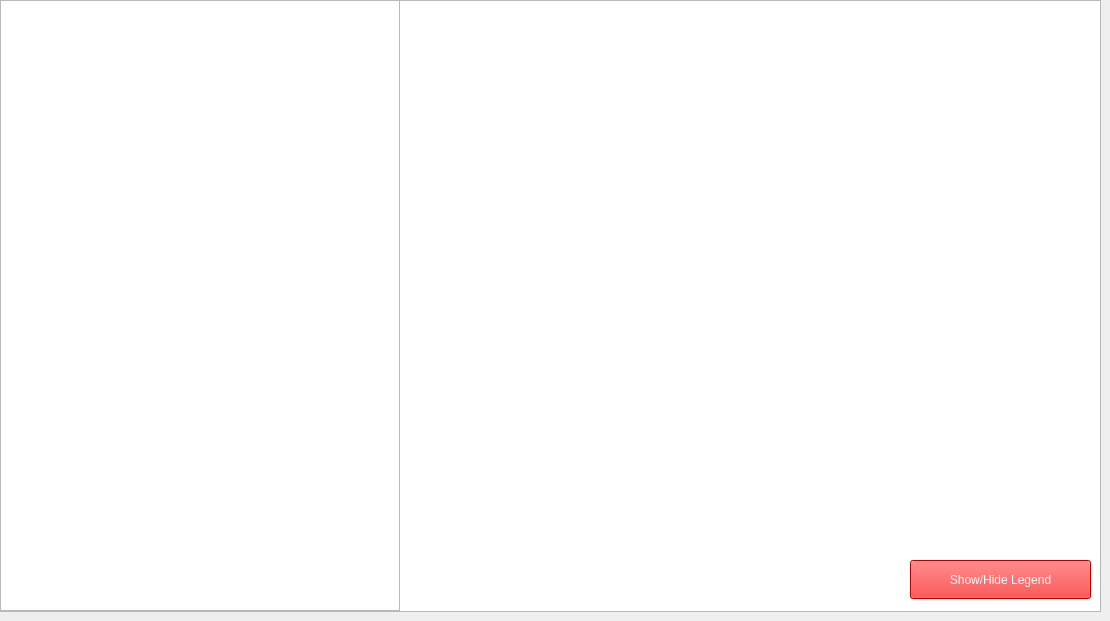
    <widget class="QWidget" name="East">
     <property name="styleSheet">
      <string notr="true"/>
     </property>
     <attribute name="title">
      <string>East Campus</string>
     </attribute>
     <widget class="QGraphicsView" name="gView_LegendEast">
      <property name="geometry">
       <rect>
        <x>0</x>
        <y>0</y>
        <width>400</width>
        <height>611</height>
       </rect>
      </property>
     </widget>
     <widget class="QPushButton" name="B_LegendEast">
      <property name="geometry">
       <rect>
        <x>910</x>
        <y>560</y>
        <width>181</width>
        <height>39</height>
       </rect>
      </property>
      <property name="styleSheet">
       <string notr="true">QPushButton {background-color: rgb(255, 0, 0);
color: rgb(255, 255, 255);

}
QPushButton:hover {
	background-color: rgb(204, 204, 204);
	color: rgb(0, 0, 186);


}</string>
      </property>
      <property name="text">
       <string>Show/Hide Legend</string>
      </property>
      <property name="checkable">
       <bool>true</bool>
      </property>
      <property name="checked">
       <bool>false</bool>
      </property>
     </widget>
     <widget class="QGraphicsView" name="gView_East">
      <property name="geometry">
       <rect>
        <x>0</x>
        <y>0</y>
        <width>1101</width>
        <height>612</height>
       </rect>
      </property>
     </widget>
     <zorder>gView_East</zorder>
     <zorder>gView_LegendEast</zorder>
     <zorder>B_LegendEast</zorder>
    </widget>
